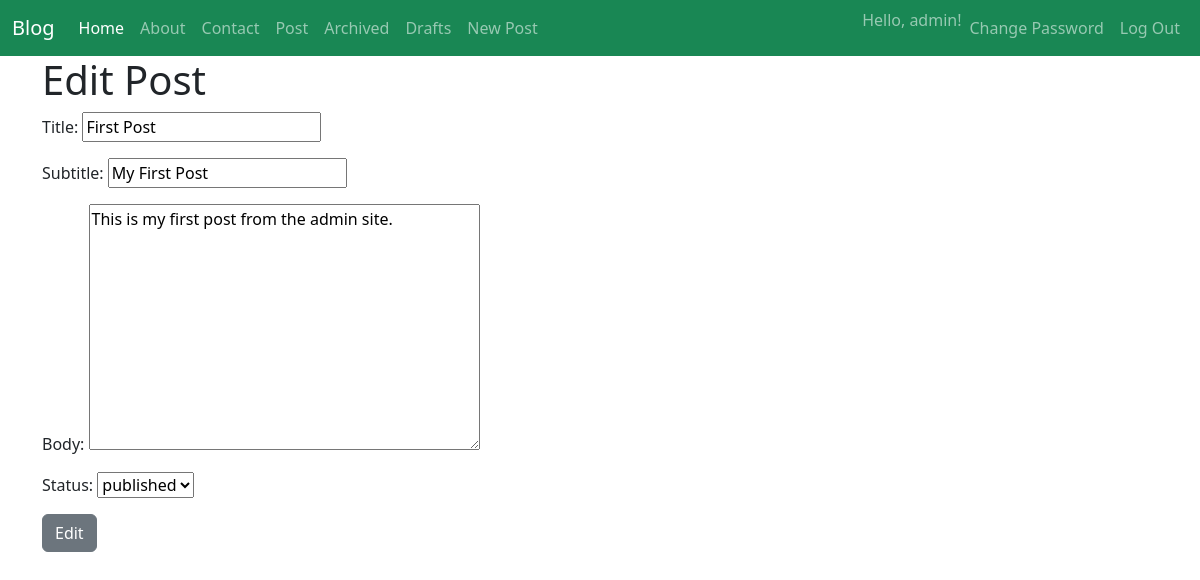
Screenshot of /posts/edit/1/ (signed in) with the database file from the repository.
### posts/models.py (models this page shows, shortened)
class post(models.Model): #OOP (Object Oriented Programing)
    title = models.CharField(max_length=128)
    subtitle = models.CharField(max_length=256)
    body = models.TextField()
    created_on = models.DateTimeField(auto_now_add=True)
    author = models.ForeignKey(
        get_user_model(),
        on_delete=models.CASCADE
    ) #User Model
    status = models.ForeignKey(
        Status,
        on_delete=models.DO_NOTHING
    )

### posts/views.py (the view)
# urls.py: path("edit/<int:pk>/", PostUpdateView.as_view(), name="post_edit"),
class PostUpdateView(LoginRequiredMixin, UserPassesTestMixin, UpdateView):
    template_name = "posts/edit.html"
    model = post
    fields = ["title", "subtitle", "body", "status"]
    def test_func(self):
        post = self.get_object()
        if self.request.user.is_authenticated:
            if self.request.user == post.author:
                return True
            else:
                return False
        else:
            return False

### posts/models.py (called while the page is built)
    def __str__(self):
        return f"{self.name}"

### templates/posts/edit.html (shortened to what this page needs)
{% extends 'base.html' %}
{% block content %}
    <h1>Edit Post</h1>
    <form method="post">
        {{ form.as_p }}
        <input type="submit" value="Edit" class="btn btn-secondary">
    </form>
{% endblock %}

### templates/navbar.html (shortened to what this page needs)
<nav class="navbar navbar-expand-lg bg-success" data-bs-theme="dark">
    <div class="container-fluid">
        <a class="navbar-brand" href="{% url 'home' %}">Blog</a>
        <div class="collapse navbar-collapse" id="navbarSupportedContent">
            <ul class="navbar-nav me-auto mb-2 mb-lg-0">
                <li class="nav-item">
                    <a class="nav-link active" aria-current="page" href="{% url 'home' %}">Home</a>
                </li>
                <li class="nav-item">
                    <a class="nav-link" href="{% url 'about' %}">About</a>
                </li>
                <li class="nav-item">
                    <a class="nav-link" href="{% url 'contact' %}">Contact</a>
                </li>
                <li class="nav-item">
                    <a class="nav-link" href="{% url 'post_list' %}">Post</a>
                </li>
                {% if user.is_authenticated %}
                <li class="nav-item">
                    <a class="nav-link" href="{% url 'post_archive_list' %}">Archived</a>
                </li>
                <li class="nav-item">
                    <a class="nav-link" href="{% url 'post_draft_list' %}">Drafts</a>
                </li>
                <li class="nav-item">
                    <a class="nav-link" href="{% url 'post_new' %}">New Post</a>
                </li>
                {% endif %}
            </ul>
            <div class="d-flex">
                <ul class="navbar-nav me-auto mb-2 mb-lg-0">
                    {% if user.is_authenticated %}
                    <li>
                        <span class="navbar-text">Hello, {{ user.username }}!</span>
                    </li>
                    <li class="nav-item">
                        <a class="nav-link" href="{% url 'password_change' %}">Change Password</a>
                    </li>
                    <li class="nav-item">
                        <form action="{% url 'logout' %}" method="post">
                            <input type="submit" value="Log Out" class="nav-link">
                        </form>
                    </li>
                    {% endif %}
                </ul>
            </div>
        </div>
    </div>
</nav>

### rows the page displays
post: title "First Post", subtitle "My First Post", body "This is my first post from the admin site.", status "published"

### other values shown
{{ user.username }} "admin"
